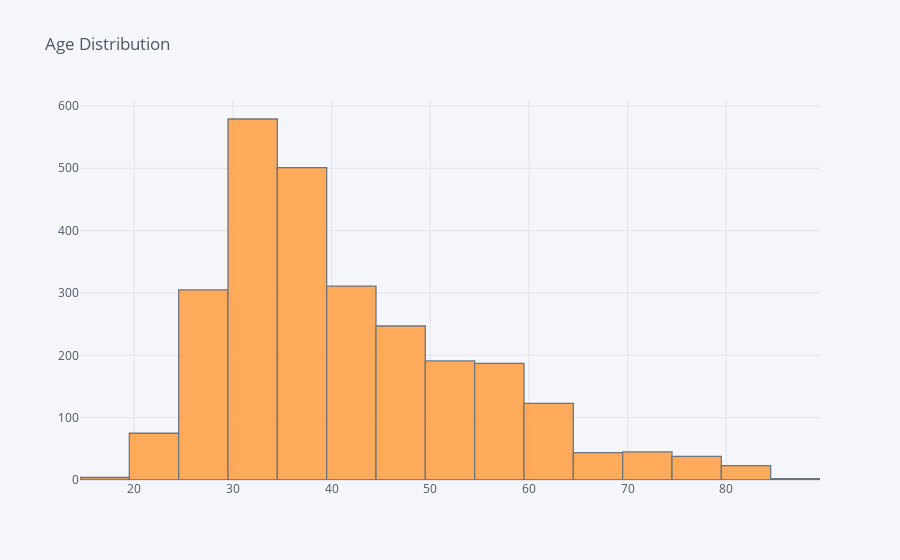

Write notebook code for a chart like this one.
### Code cell
df['age'].iplot(kind='hist', bins=30, title='Age Distribution')

### Figure 1 — Plotly figure (JSON) as saved in the notebook; plotly's stock layout.template omitted (floating-point values rounded to 4 significant figures; data arrays with more than 128 entries replaced by an {"elided": "..."} marker saying what was removed)
{"data": [{"histfunc": "count", "histnorm": "", "marker": {"color": "rgba(255, 153, 51, 1.0)", "line": {"color": "#4D5663", "width": 1.3}}, "name": "age", "nbinsx": 30, "opacity": 0.8, "orientation": "v", "type": "histogram", "x": {"elided": "2675 int values"}}], "layout": {"barmode": "overlay", "legend": {"bgcolor": "#F5F6F9", "font": {"color": "#4D5663"}}, "paper_bgcolor": "#F5F6F9", "plot_bgcolor": "#F5F6F9", "title": {"font": {"color": "#4D5663"}, "text": "Age Distribution"}, "xaxis": {"gridcolor": "#E1E5ED", "showgrid": true, "tickfont": {"color": "#4D5663"}, "title": {"font": {"color": "#4D5663"}, "text": ""}, "zerolinecolor": "#E1E5ED"}, "yaxis": {"gridcolor": "#E1E5ED", "showgrid": true, "tickfont": {"color": "#4D5663"}, "title": {"font": {"color": "#4D5663"}, "text": ""}, "zerolinecolor": "#E1E5ED"}}}
